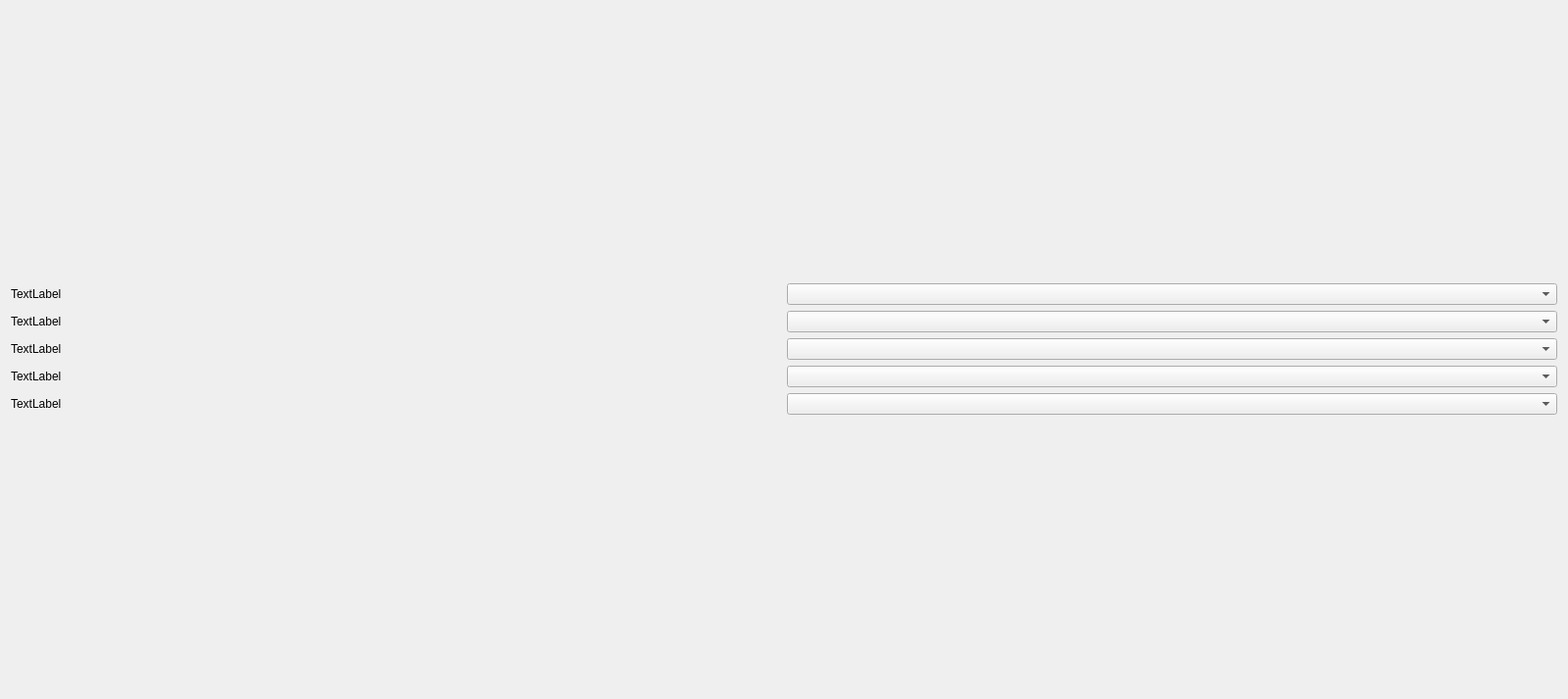
<?xml version="1.0" encoding="UTF-8"?>
<ui version="4.0">
 <class>Setting2Widget</class>
 <widget class="QWidget" name="Setting2Widget">
  <property name="geometry">
   <rect>
    <x>0</x>
    <y>0</y>
    <width>1600</width>
    <height>713</height>
   </rect>
  </property>
  <property name="windowTitle">
   <string>Form</string>
  </property>
  <layout class="QGridLayout" name="gridLayout_2">
   <item row="0" column="0">
    <layout class="QGridLayout" name="gridLayout">
     <item row="0" column="1">
      <widget class="QComboBox" name="comboBox"/>
     </item>
     <item row="0" column="0">
      <widget class="QLabel" name="reticleShapeLabel">
       <property name="text">
        <string>TextLabel</string>
       </property>
      </widget>
     </item>
     <item row="2" column="0">
      <widget class="QLabel" name="daynNightLabel">
       <property name="text">
        <string>TextLabel</string>
       </property>
      </widget>
     </item>
     <item row="3" column="0">
      <widget class="QLabel" name="buzzerLabel">
       <property name="text">
        <string>TextLabel</string>
       </property>
      </widget>
     </item>
     <item row="1" column="0">
      <widget class="QLabel" name="weatherModeLabel">
       <property name="text">
        <string>TextLabel</string>
       </property>
      </widget>
     </item>
     <item row="4" column="0">
      <widget class="QLabel" name="antiJammingModeLabel">
       <property name="text">
        <string>TextLabel</string>
       </property>
      </widget>
     </item>
     <item row="1" column="1">
      <widget class="QComboBox" name="comboBox_2"/>
     </item>
     <item row="2" column="1">
      <widget class="QComboBox" name="comboBox_3"/>
     </item>
     <item row="3" column="1">
      <widget class="QComboBox" name="comboBox_4"/>
     </item>
     <item row="4" column="1">
      <widget class="QComboBox" name="comboBox_5"/>
     </item>
    </layout>
   </item>
  </layout>
 </widget>
 <resources/>
 <connections/>
</ui>
